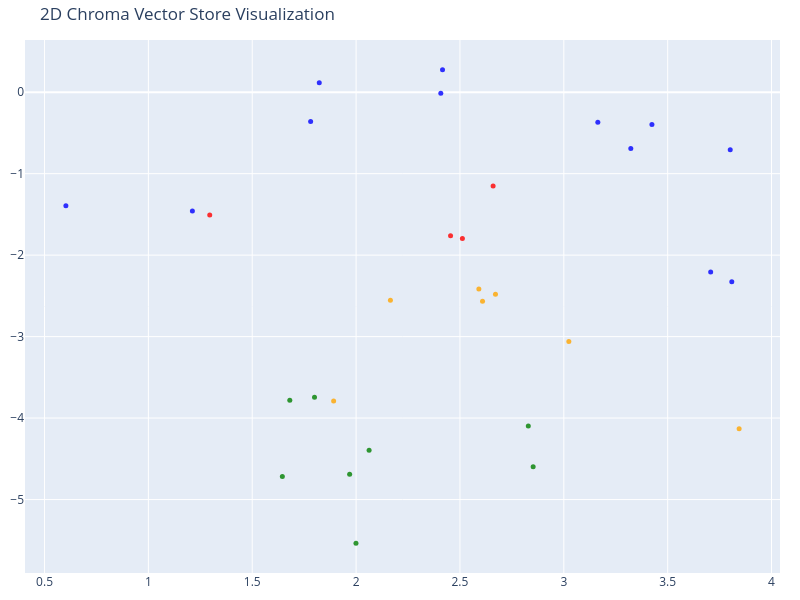

The notebook cell saved with this chart:
### Code cell
# We humans find it easier to visalize things in 2D!
# Reduce the dimensionality of the vectors to 2D using t-SNE
# (t-distributed stochastic neighbor embedding)

tsne = TSNE(n_components=2, random_state=42, perplexity=20)
reduced_vectors = tsne.fit_transform(vectors)

# Create the 2D scatter plot
fig = go.Figure(data=[go.Scatter(
    x=reduced_vectors[:, 0],
    y=reduced_vectors[:, 1],
    mode='markers',
    marker=dict(size=5, color=colors, opacity=0.8),
    text=[f"Type: {t}<br>Text: {d[:100]}..." for t, d in zip(doc_types, documents)],
    hoverinfo='text'
)])

fig.update_layout(
    title='2D Chroma Vector Store Visualization',
    scene=dict(xaxis_title='x',yaxis_title='y'),
    width=800,
    height=600,
    margin=dict(r=20, b=10, l=10, t=40)
)

fig.show()

### Figure 1 — Plotly figure (JSON) as saved in the notebook; plotly's stock layout.template omitted (floating-point values rounded to 4 significant figures)
{"data": [{"hoverinfo": "text", "marker": {"color": ["blue", "blue", "blue", "blue", "blue", "blue", "blue", "blue", "blue", "blue", "blue", "blue", "red", "red", "red", "red", "orange", "orange", "orange", "orange", "orange", "orange", "orange", "green", "green", "green", "green", "green", "green", "green", "green"], "opacity": 0.8, "size": 5}, "mode": "markers", "text": ["Type: policies<br>Text: # Baggage Policy\n\nFlightAI passengers are allowed **one cabin bag and one personal item** free of ch...", "Type: policies<br>Text: ### Special Items\nMusical instruments, sports gear, and medical equipment can be checked with prior ...", "Type: policies<br>Text: # Privacy Policy\n\nFlightAI values your privacy and ensures all personal data is handled responsibly....", "Type: policies<br>Text: ### Data Protection\n- All customer data is encrypted in transit and at rest.  \n- FlightAI complies w...", "Type: policies<br>Text: # Refund Policy\n\nRefunds are processed automatically once a cancellation is confirmed.  \nFlightAI pr...", "Type: policies<br>Text: ### Exceptions\nFor medical or bereavement cases, refunds may be approved upon submission of document...", "Type: policies<br>Text: # Flight Cancellation Policy\n\nWe understand that plans can change. FlightAI provides flexible cancel...", "Type: policies<br>Text: ### Weather or Airline-Initiated Cancellations\nIf FlightAI cancels a flight, customers can:\n1. Choos...", "Type: policies<br>Text: # Loyalty Program Policy — FlightAI Miles\n\nFlightAI Miles is our reward system designed for frequent...", "Type: policies<br>Text: ### Membership Tiers\n- **Silver:** 0–10,000 miles  \n- **Gold:** 10,001–25,000 miles  \n- **Platinum:*...", "Type: policies<br>Text: # Check-In Policy\n\nFlightAI offers flexible check-in options.\n\n### Online Check-In\n- Available **48 ...", "Type: policies<br>Text: ### Airport Check-In\n- Counters open 3 hours before and close 45 minutes before departure.  \n- Premi...", "Type: services<br>Text: # Flight Change Service\n\nFlightAI customers can easily reschedule flights via the chatbot or mobile ...", "Type: services<br>Text: # AI Chat Support\n\nFlightAI’s 24/7 **AI Assistant** helps passengers manage bookings, track flights,...", "Type: services<br>Text: # Loyalty Program: FlightAI Miles\n\nThe **FlightAI Miles** program rewards you for every euro spent. ...", "Type: services<br>Text: # Ticket Booking Service\n\nThe FlightAI Assistant enables instant search, comparison, and booking of ...", "Type: company<br>Text: # Vision and Mission\n\n**Vision:**  \nTo become the world’s most trusted AI-driven airline by offering...", "Type: company<br>Text: # Our Journey\n\nFlightAI began as an experimental project inside AeroTech Labs in 2016, testing AI mo...", "Type: company<br>Text: By 2021, FlightAI’s predictive maintenance system had reduced mechanical delays by 28%.  \nIn 2024, t...", "Type: company<br>Text: # Leadership and Teams...", "Type: company<br>Text: - **Peter van Vliet (CTO):** Defines FlightAI’s long-term technology vision and innovation roadmap.\n...", "Type: company<br>Text: # About FlightAI\n\nFlightAI is an AI-powered airline designed to deliver an intelligent and effortles...", "Type: company<br>Text: FlightAI operates across 90 international destinations with a focus on sustainability and digital ex...", "Type: employees<br>Text: # Sasha Kachko — AI Engineer\n\nHello, I’m **Sasha Kachko**, part of FlightAI’s AI research team.  \nI ...", "Type: employees<br>Text: # Dirk van der Laan — Architect\n\nHey, I’m **Dirk van der Laan**, Architect at FlightAI.  \nI design d...", "Type: employees<br>Text: # Robert Visser — Platform Engineer\n\nHi, I’m **Robert Visser**, Platform Engineer.  \nI build and mai...", "Type: employees<br>Text: # Azeddine Rida — Full Stack Engineer\n\nHey! I’m **Azeddine Rida**, Full Stack Engineer at FlightAI. ...", "Type: employees<br>Text: # Mark van Liempt — Product Owner\n\nHi, I’m **Mark van Liempt**, Product Owner at FlightAI.  \nI bridg...", "Type: employees<br>Text: # Peter van Vliet — Chief Technology Officer\n\nHello, I’m **Peter van Vliet**, CTO of FlightAI.  \nMy ...", "Type: employees<br>Text: # Kevin Donker Curtius — Security Engineer\n\nHi, I’m **Kevin Donker Curtius**, Security Engineer at F...", "Type: employees<br>Text: I believe good security should be invisible — it should make users feel safe without adding friction..."], "type": "scatter", "x": [1.781, 1.823, 3.707, 3.809, 3.424, 3.801, 3.164, 3.322, 1.212, 0.6028, 2.408, 2.416, 2.66, 2.512, 1.295, 2.455, 3.024, 2.609, 2.165, 3.844, 1.892, 2.671, 2.591, 2.829, 2.063, 1.969, 2.852, 1.681, 1.8, 1.645, 1.999], "y": [-0.3592, 0.1153, -2.206, -2.328, -0.3973, -0.7058, -0.3686, -0.6918, -1.46, -1.394, -0.01228, 0.2752, -1.153, -1.795, -1.506, -1.763, -3.06, -2.567, -2.554, -4.13, -3.791, -2.481, -2.415, -4.098, -4.396, -4.689, -4.596, -3.781, -3.744, -4.717, -5.536]}], "layout": {"height": 600, "margin": {"b": 10, "l": 10, "r": 20, "t": 40}, "scene": {"xaxis": {"title": {"text": "x"}}, "yaxis": {"title": {"text": "y"}}}, "title": {"text": "2D Chroma Vector Store Visualization"}, "width": 800}}
